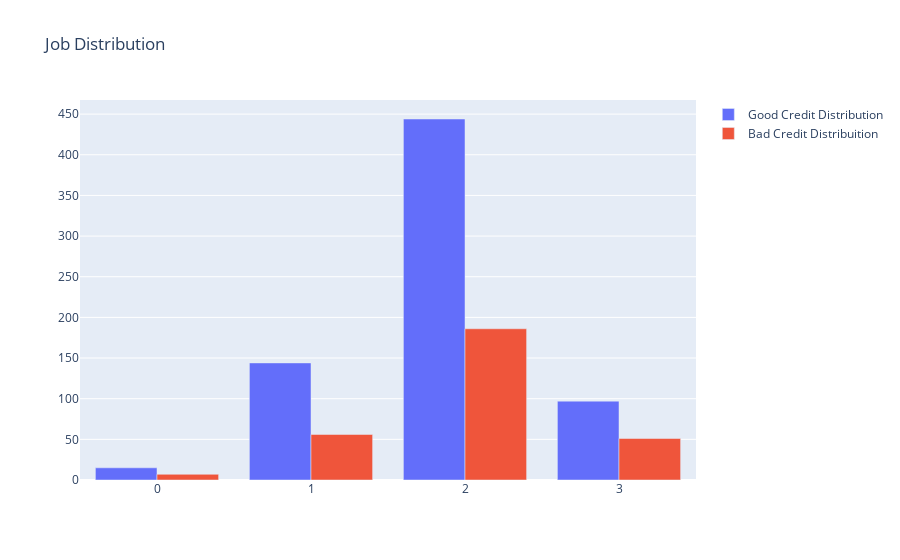

The cell this chart's notebook holds for it:
### Markdown cell above
#### Distribution of Credit Amount by Job and Age

### Code cell
#First plot
trace0 = go.Bar(
    x = df_credit[df_credit["Risk"]== 'good']["Job"].value_counts().index.values,
    y = df_credit[df_credit["Risk"]== 'good']["Job"].value_counts().values,
    name='Good Credit Distribution')

#Second plot
trace1 = go.Bar(
    x = df_credit[df_credit["Risk"]== 'bad']["Job"].value_counts().index.values,
    y = df_credit[df_credit["Risk"]== 'bad']["Job"].value_counts().values,
    name="Bad Credit Distribuition")

data = [trace0, trace1]

layout = go.Layout(title='Job Distribution')

fig = go.Figure(data=data, layout=layout)

py.iplot(fig, filename='grouped-bar')

### Figure 1 — Plotly figure (JSON) as saved in the notebook; plotly's stock layout.template omitted (floating-point values rounded to 4 significant figures)
{"data": [{"name": "Good Credit Distribution", "type": "bar", "x": [2, 1, 3, 0], "y": [444, 144, 97, 15]}, {"name": "Bad Credit Distribuition", "type": "bar", "x": [2, 1, 3, 0], "y": [186, 56, 51, 7]}], "layout": {"title": {"text": "Job Distribution"}}}
